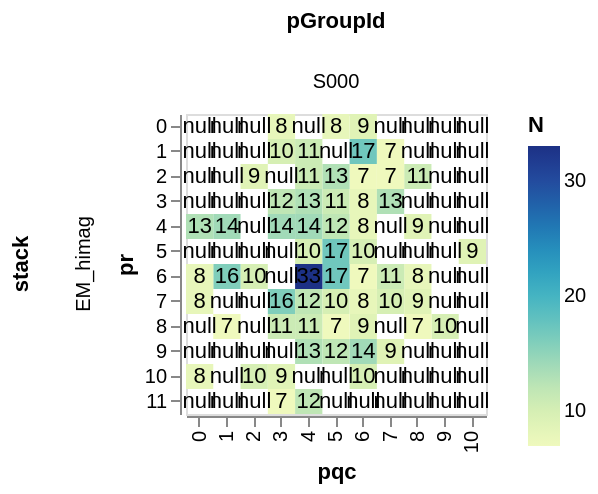

The notebook cell saved with this chart:
### Markdown cell above
### Heatmaps of point matches

#### East-West point matches

### Code cell
icatapi.plotting.plot_matches_within_section(df_matches,
                                             direction='east-west',
                                             width=150,
                                             height=150)

### Figure 1 — Vega-Lite specification as saved in the notebook (floating-point values rounded to 4 significant figures; data arrays with more than 128 entries replaced by an {"elided": "..."} marker saying what was removed)
{"config": {"view": {"continuousWidth": 300, "continuousHeight": 300}}, "data": {"name": "data-96ec1a16e787c3c618b3782db2752c9d"}, "facet": {"column": {"field": "pGroupId", "type": "nominal"}, "row": {"field": "stack", "type": "nominal"}}, "spec": {"layer": [{"mark": {"type": "rect"}, "encoding": {"color": {"field": "N", "type": "quantitative"}, "x": {"field": "pqc", "type": "ordinal"}, "y": {"field": "pr", "type": "ordinal"}}}, {"mark": {"type": "text", "baseline": "middle"}, "encoding": {"text": {"field": "N", "type": "quantitative"}, "x": {"field": "pqc", "type": "ordinal"}, "y": {"field": "pr", "type": "ordinal"}}}], "height": 150, "width": 150}, "$schema": "https://vega.github.io/schema/vega-lite/v5.16.3.json", "datasets": {"data-96ec1a16e787c3c618b3782db2752c9d": {"elided": "132 records"}}}
